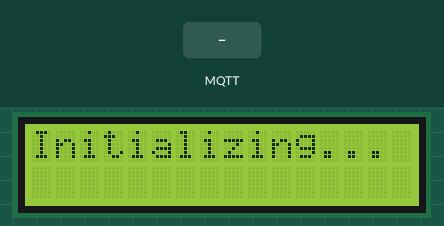
Simulated run of this sketch. Board: ESP32. Parts: 16×2 character LCD. Inputs (shaded band) come from the test bench. WiFi joins after 1.5 s; servers stay silent unless stated; no MQTT or app messages arrive unless stated; what the sketch prints to the serial monitor is not drawn.

Above: at 1.1 s.
At 5.8 s:
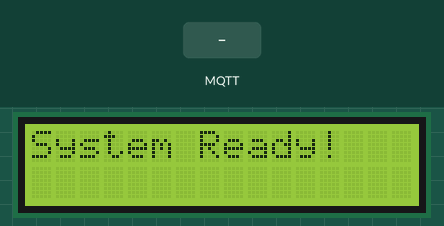
5.9 s: MQTT message "sensors/temperature" arrives on the first subscribed topic
At 6.4 s:
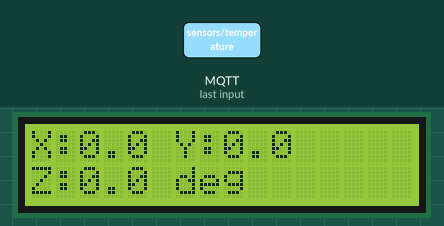
Timing chart, 0 to 8.9 s (numbered marks = the images above; inputs shaded):
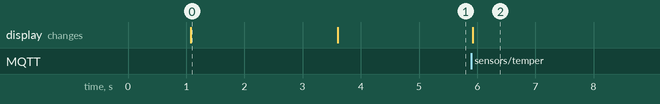

The sketch:

node3_monitor.ino
```cpp
// (licence header left out)
#include <WiFi.h>
#include <PubSubClient.h>
#include <Wire.h>
#include <LiquidCrystal_I2C.h>

// WiFi credentials
const char* ssid = "1136";
const char* password = "wifi8889";

// MQTT Broker settings
const char* mqtt_server = "broker.hivemq.com";
const int mqtt_port = 1883;
const char* mqtt_client_id = "ESP32_Monitor_Node";

// LCD settings
#define I2C_ADDR 0x27
#define LCD_COLUMNS 16
#define LCD_ROWS 2
LiquidCrystal_I2C lcd(I2C_ADDR, LCD_COLUMNS, LCD_ROWS);

// Initialize objects
WiFiClient espClient;
PubSubClient client(espClient);

// Sensor values
float temperature = 0;
float humidity = 0;
float distance = 0;
int irValue = 0;
String irStatus = "NO";
float gyroXangle = 0;
float gyroYangle = 0;
float gyroZangle = 0;

// Display mode
bool showMPU = false;
unsigned long lastDisplayChange = 0;
const long displayInterval = 2000; // Switch display every 2 seconds

// Connection management
unsigned long lastWifiCheck = 0;
const long wifiCheckInterval = 30000; // Check WiFi every 30 seconds
bool wifiConnected = false;
bool mqttConnected = false;

// Data validation
bool dataUpdated = false;
unsigned long lastDataUpdate = 0;
const long dataTimeout = 5000; // Consider data stale after 5 seconds

void setup_wifi() {
  Serial.println("Connecting to CAN...");
  WiFi.disconnect(true);
  delay(1000);
  WiFi.mode(WIFI_STA);
  WiFi.begin(ssid, password);

  int attempts = 0;
  while (WiFi.status() != WL_CONNECTED && attempts < 20) {
    delay(500);
    Serial.print(".");
    attempts++;
  }

  if (WiFi.status() == WL_CONNECTED) {
    wifiConnected = true;
    Serial.println("\nCAN connected");
    Serial.print("IP address: ");
    Serial.println(WiFi.localIP());
    Serial.print("Signal Strength (RSSI): ");
    Serial.println(WiFi.RSSI());
  } else {
    wifiConnected = false;
    Serial.println("\nCAN connection failed!");
  }
}

void callback(char* topic, byte* payload, unsigned int length) {
  String message;
  for (int i = 0; i < length; i++) {
    message += (char)payload[i];
  }

  if (String(topic) == "sensors/temperature") {
    temperature = message.toFloat();
    dataUpdated = true;
    lastDataUpdate = millis();
  }
  else if (String(topic) == "sensors/humidity") {
    humidity = message.toFloat();
    dataUpdated = true;
    lastDataUpdate = millis();
  }
  else if (String(topic) == "sensors/distance") {
    distance = message.toFloat();
    dataUpdated = true;
    lastDataUpdate = millis();
  }
  else if (String(topic) == "sensors/ir_value") {
    irValue = message.toInt();
    dataUpdated = true;
    lastDataUpdate = millis();
  }
  else if (String(topic) == "sensors/ir_status") {
    irStatus = message;
    dataUpdated = true;
    lastDataUpdate = millis();
  }
  else if (String(topic) == "sensors/gyro_x") {
    gyroXangle = message.toFloat();
    dataUpdated = true;
    lastDataUpdate = millis();
  }
  else if (String(topic) == "sensors/gyro_y") {
    gyroYangle = message.toFloat();
    dataUpdated = true;
    lastDataUpdate = millis();
  }
  else if (String(topic) == "sensors/gyro_z") {
    gyroZangle = message.toFloat();
    dataUpdated = true;
    lastDataUpdate = millis();
  }

  updateDisplay();
}

void updateDisplay() {
  unsigned long currentMillis = millis();

  // Check if data is stale
  if (currentMillis - lastDataUpdate > dataTimeout) {
    dataUpdated = false;
  }

  // Switch display mode every 2 seconds
  if (currentMillis - lastDisplayChange >= displayInterval) {
    lastDisplayChange = currentMillis;
    showMPU = !showMPU;
  }

  lcd.clear();

  if (!dataUpdated) {
    lcd.setCursor(0, 0);
    lcd.print("Waiting for data");
    lcd.setCursor(0, 1);
    lcd.print("...");
    return;
  }

  if (showMPU) {
    // Display MPU6050 angle data
    lcd.setCursor(0, 0);
    lcd.print("X:");
    lcd.print(gyroXangle, 1);
    lcd.print(" Y:");
    lcd.print(gyroYangle, 1);

    lcd.setCursor(0, 1);
    lcd.print("Z:");
    lcd.print(gyroZangle, 1);
    lcd.print(" deg");
  } else {
    // Display other sensor data
    lcd.setCursor(0, 0);
    lcd.print("T:");
    lcd.print(temperature, 1);
    lcd.print("C H:");
    lcd.print(humidity, 1);
    lcd.print("%");

    lcd.setCursor(0, 1);
    lcd.print("D:");
    lcd.print(distance, 1);
    lcd.print("cm IR:");
    lcd.print(irStatus);
  }
}

void reconnect() {
  if (!wifiConnected) {
    setup_wifi();
    return;
  }

  if (!client.connected()) {
    Serial.print("Attempting CAN connection...");
    if (client.connect(mqtt_client_id)) {
      mqttConnected = true;
      Serial.println("connected");
      // Subscribe to sensor topics
      client.subscribe("sensors/temperature");
      client.subscribe("sensors/humidity");
      client.subscribe("sensors/distance");
      client.subscribe("sensors/ir_value");
      client.subscribe("sensors/ir_status");
      client.subscribe("sensors/gyro_x");
      client.subscribe("sensors/gyro_y");
      client.subscribe("sensors/gyro_z");
    } else {
      mqttConnected = false;
      Serial.print("failed, rc=");
      Serial.print(client.state());
      Serial.println(" retrying in 5 seconds");
      delay(5000);
    }
  }
}

void checkConnections() {
  unsigned long currentMillis = millis();

  if (currentMillis - lastWifiCheck >= wifiCheckInterval) {
    lastWifiCheck = currentMillis;
    if (WiFi.status() != WL_CONNECTED) {
      Serial.println("CAN connection lost. Reconnecting...");
      wifiConnected = false;
      setup_wifi();
    }
  }

  if (!client.connected()) {
    mqttConnected = false;
    reconnect();
  }
}

void setup() {
  Serial.begin(115200);
  delay(1000);

  Serial.println("\nInitializing Monitor Node...");

  // Initialize LCD
  Wire.begin();
  lcd.init();
  lcd.backlight();
  lcd.clear();
  lcd.setCursor(0, 0);
  lcd.print("Initializing...");

  setup_wifi();
  client.setServer(mqtt_server, mqtt_port);
  client.setCallback(callback);
  client.setKeepAlive(60);

  lcd.clear();
  lcd.setCursor(0, 0);
  lcd.print("System Ready!");
  delay(1000);
}

void loop() {
  checkConnections();

  if (wifiConnected && mqttConnected) {
    client.loop();
  } else {
    lcd.clear();
    lcd.setCursor(0, 0);
    lcd.print("Connecting...");
    delay(1000);
  }
} 
```

Measured:
- after the input at 5.9 s, the display: changes at once (image 2)
- what the display in image 0 shows lasts 2.5 s, from 1.1 s to 3.6 s
